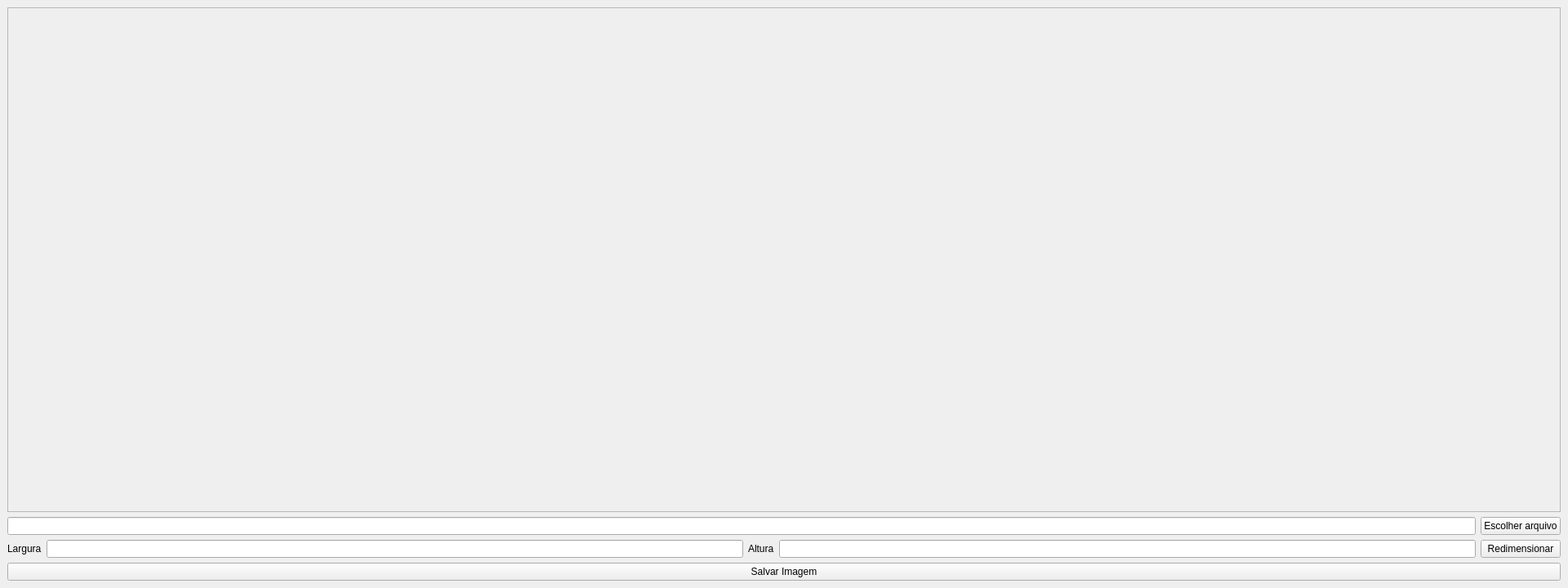
<?xml version="1.0" encoding="UTF-8"?>
<ui version="4.0">
 <class>MainWindow</class>
 <widget class="QMainWindow" name="MainWindow">
  <property name="geometry">
   <rect>
    <x>0</x>
    <y>0</y>
    <width>1920</width>
    <height>720</height>
   </rect>
  </property>
  <property name="sizePolicy">
   <sizepolicy hsizetype="Maximum" vsizetype="Maximum">
    <horstretch>0</horstretch>
    <verstretch>0</verstretch>
   </sizepolicy>
  </property>
  <property name="windowTitle">
   <string>Redimensionar Imagem</string>
  </property>
  <widget class="QWidget" name="centralwidget">
   <layout class="QGridLayout" name="gridLayout">
    <item row="2" column="0">
     <widget class="QLabel" name="label">
      <property name="text">
       <string>Largura</string>
      </property>
     </widget>
    </item>
    <item row="2" column="3">
     <widget class="QLineEdit" name="input_height"/>
    </item>
    <item row="2" column="1">
     <widget class="QLineEdit" name="input_width"/>
    </item>
    <item row="2" column="2">
     <widget class="QLabel" name="label_2">
      <property name="text">
       <string>Altura</string>
      </property>
     </widget>
    </item>
    <item row="2" column="4">
     <widget class="QPushButton" name="btn_resize">
      <property name="text">
       <string>Redimensionar</string>
      </property>
     </widget>
    </item>
    <item row="0" column="0" colspan="5">
     <widget class="QScrollArea" name="scrollArea">
      <property name="widgetResizable">
       <bool>true</bool>
      </property>
      <widget class="QWidget" name="scrollAreaWidgetContents">
       <property name="geometry">
        <rect>
         <x>0</x>
         <y>0</y>
         <width>1900</width>
         <height>598</height>
        </rect>
       </property>
       <layout class="QGridLayout" name="gridLayout_2">
        <item row="0" column="0">
         <widget class="QLabel" name="label_img">
          <property name="sizePolicy">
           <sizepolicy hsizetype="Expanding" vsizetype="Expanding">
            <horstretch>0</horstretch>
            <verstretch>0</verstretch>
           </sizepolicy>
          </property>
          <property name="text">
           <string/>
          </property>
          <property name="alignment">
           <set>Qt::AlignCenter</set>
          </property>
         </widget>
        </item>
       </layout>
      </widget>
     </widget>
    </item>
    <item row="1" column="4">
     <widget class="QPushButton" name="btn_choose_file">
      <property name="text">
       <string>Escolher arquivo</string>
      </property>
     </widget>
    </item>
    <item row="1" column="0" colspan="4">
     <widget class="QLineEdit" name="input_file"/>
    </item>
    <item row="3" column="0" colspan="5">
     <widget class="QPushButton" name="btn_save_image">
      <property name="text">
       <string>Salvar Imagem</string>
      </property>
     </widget>
    </item>
   </layout>
  </widget>
 </widget>
 <resources/>
 <connections/>
</ui>
